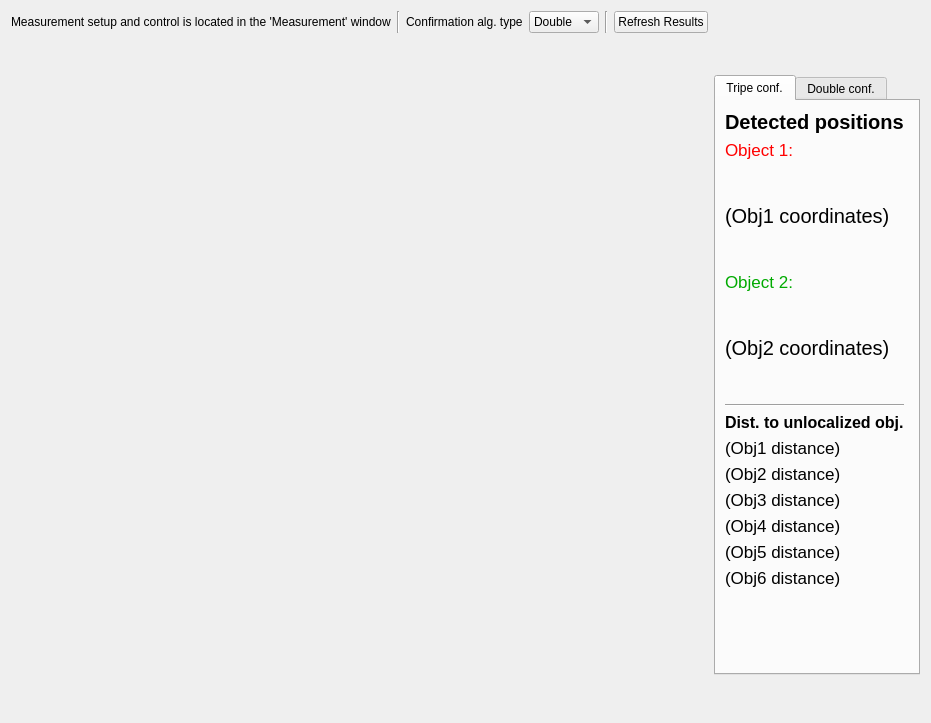
<?xml version="1.0" encoding="UTF-8"?>
<ui version="4.0">
 <class>Triangulation</class>
 <widget class="QWidget" name="Triangulation">
  <property name="geometry">
   <rect>
    <x>0</x>
    <y>0</y>
    <width>881</width>
    <height>723</height>
   </rect>
  </property>
  <property name="windowTitle">
   <string>Form</string>
  </property>
  <property name="windowIcon">
   <iconset resource="project_app.qrc">
    <normaloff>:/board/board.png</normaloff>:/board/board.png</iconset>
  </property>
  <layout class="QGridLayout" name="gridLayout">
   <item row="6" column="7">
    <widget class="QTabWidget" name="tw_results">
     <property name="sizePolicy">
      <sizepolicy hsizetype="Fixed" vsizetype="Fixed">
       <horstretch>0</horstretch>
       <verstretch>0</verstretch>
      </sizepolicy>
     </property>
     <widget class="QWidget" name="tab_5">
      <attribute name="title">
       <string>Tripe conf.</string>
      </attribute>
      <layout class="QGridLayout" name="gridLayout_3">
       <item row="0" column="0">
        <layout class="QGridLayout" name="gridLayout_6">
         <item row="5" column="0">
          <widget class="QLabel" name="lb_obj2title">
           <property name="font">
            <font>
             <pointsize>13</pointsize>
            </font>
           </property>
           <property name="styleSheet">
            <string notr="true">color: rgb(0, 170, 0);</string>
           </property>
           <property name="text">
            <string>Object 2:</string>
           </property>
          </widget>
         </item>
         <item row="4" column="1">
          <spacer name="verticalSpacer_7">
           <property name="orientation">
            <enum>Qt::Vertical</enum>
           </property>
           <property name="sizeType">
            <enum>QSizePolicy::Fixed</enum>
           </property>
           <property name="sizeHint" stdset="0">
            <size>
             <width>5</width>
             <height>100</height>
            </size>
           </property>
          </spacer>
         </item>
         <item row="6" column="1">
          <spacer name="verticalSpacer_8">
           <property name="orientation">
            <enum>Qt::Vertical</enum>
           </property>
           <property name="sizeType">
            <enum>QSizePolicy::Fixed</enum>
           </property>
           <property name="sizeHint" stdset="0">
            <size>
             <width>5</width>
             <height>100</height>
            </size>
           </property>
          </spacer>
         </item>
         <item row="8" column="0">
          <widget class="Line" name="line_3">
           <property name="orientation">
            <enum>Qt::Horizontal</enum>
           </property>
          </widget>
         </item>
         <item row="16" column="0">
          <widget class="QLabel" name="lb_obj4">
           <property name="font">
            <font>
             <pointsize>13</pointsize>
            </font>
           </property>
           <property name="text">
            <string>(Obj4 distance)</string>
           </property>
          </widget>
         </item>
         <item row="4" column="0">
          <widget class="QLabel" name="lb_obj1CF">
           <property name="font">
            <font>
             <pointsize>15</pointsize>
            </font>
           </property>
           <property name="text">
            <string>(Obj1 coordinates)</string>
           </property>
           <property name="wordWrap">
            <bool>true</bool>
           </property>
          </widget>
         </item>
         <item row="18" column="0">
          <widget class="QLabel" name="lb_obj6">
           <property name="font">
            <font>
             <pointsize>13</pointsize>
            </font>
           </property>
           <property name="text">
            <string>(Obj6 distance)</string>
           </property>
          </widget>
         </item>
         <item row="17" column="0">
          <widget class="QLabel" name="lb_obj5">
           <property name="font">
            <font>
             <pointsize>13</pointsize>
            </font>
           </property>
           <property name="text">
            <string>(Obj5 distance)</string>
           </property>
          </widget>
         </item>
         <item row="14" column="0">
          <widget class="QLabel" name="lb_obj2">
           <property name="font">
            <font>
             <pointsize>13</pointsize>
            </font>
           </property>
           <property name="text">
            <string>(Obj2 distance)</string>
           </property>
          </widget>
         </item>
         <item row="15" column="0">
          <widget class="QLabel" name="lb_obj3">
           <property name="font">
            <font>
             <pointsize>13</pointsize>
            </font>
           </property>
           <property name="text">
            <string>(Obj3 distance)</string>
           </property>
          </widget>
         </item>
         <item row="3" column="0">
          <widget class="QLabel" name="lb_obj1title">
           <property name="font">
            <font>
             <pointsize>13</pointsize>
            </font>
           </property>
           <property name="styleSheet">
            <string notr="true">color: rgb(255, 0, 0);</string>
           </property>
           <property name="text">
            <string>Object 1:</string>
           </property>
          </widget>
         </item>
         <item row="13" column="0">
          <widget class="QLabel" name="lb_obj1">
           <property name="font">
            <font>
             <pointsize>13</pointsize>
            </font>
           </property>
           <property name="text">
            <string>(Obj1 distance)</string>
           </property>
          </widget>
         </item>
         <item row="6" column="0">
          <widget class="QLabel" name="lb_obj2CF">
           <property name="font">
            <font>
             <pointsize>15</pointsize>
            </font>
           </property>
           <property name="text">
            <string>(Obj2 coordinates)</string>
           </property>
          </widget>
         </item>
         <item row="2" column="0">
          <widget class="QLabel" name="label_7">
           <property name="font">
            <font>
             <pointsize>15</pointsize>
             <weight>75</weight>
             <bold>true</bold>
            </font>
           </property>
           <property name="text">
            <string>Detected positions</string>
           </property>
          </widget>
         </item>
         <item row="10" column="0">
          <widget class="QLabel" name="label_10">
           <property name="font">
            <font>
             <pointsize>12</pointsize>
             <weight>75</weight>
             <bold>true</bold>
            </font>
           </property>
           <property name="text">
            <string>Dist. to unlocalized obj.</string>
           </property>
          </widget>
         </item>
        </layout>
       </item>
       <item row="1" column="0">
        <spacer name="verticalSpacer_3">
         <property name="orientation">
          <enum>Qt::Vertical</enum>
         </property>
         <property name="sizeHint" stdset="0">
          <size>
           <width>20</width>
           <height>40</height>
          </size>
         </property>
        </spacer>
       </item>
      </layout>
     </widget>
     <widget class="QWidget" name="tab_6">
      <attribute name="title">
       <string>Double conf.</string>
      </attribute>
      <layout class="QGridLayout" name="gridLayout_2">
       <item row="0" column="0">
        <layout class="QGridLayout" name="gridLayout_7">
         <item row="14" column="0">
          <widget class="QLabel" name="label_11">
           <property name="font">
            <font>
             <pointsize>12</pointsize>
             <weight>75</weight>
             <bold>true</bold>
            </font>
           </property>
           <property name="text">
            <string>Dist. to unlocalized obj.</string>
           </property>
          </widget>
         </item>
         <item row="2" column="0">
          <widget class="QLabel" name="label_8">
           <property name="font">
            <font>
             <pointsize>15</pointsize>
             <weight>75</weight>
             <bold>true</bold>
            </font>
           </property>
           <property name="text">
            <string>Detected positions</string>
           </property>
          </widget>
         </item>
         <item row="6" column="1">
          <spacer name="verticalSpacer_11">
           <property name="orientation">
            <enum>Qt::Vertical</enum>
           </property>
           <property name="sizeType">
            <enum>QSizePolicy::Fixed</enum>
           </property>
           <property name="sizeHint" stdset="0">
            <size>
             <width>5</width>
             <height>55</height>
            </size>
           </property>
          </spacer>
         </item>
         <item row="4" column="0">
          <widget class="QLabel" name="lb_obj1CF_2">
           <property name="font">
            <font>
             <pointsize>12</pointsize>
            </font>
           </property>
           <property name="text">
            <string>(Obj1 coordinates)</string>
           </property>
           <property name="wordWrap">
            <bool>true</bool>
           </property>
          </widget>
         </item>
         <item row="12" column="0">
          <widget class="Line" name="line_4">
           <property name="orientation">
            <enum>Qt::Horizontal</enum>
           </property>
          </widget>
         </item>
         <item row="7" column="0">
          <widget class="QLabel" name="lb_obj3title_2">
           <property name="font">
            <font>
             <pointsize>10</pointsize>
             <weight>75</weight>
             <bold>true</bold>
            </font>
           </property>
           <property name="styleSheet">
            <string notr="true">color: rgb(170, 85, 0);</string>
           </property>
           <property name="text">
            <string>Object 3:</string>
           </property>
          </widget>
         </item>
         <item row="4" column="1">
          <spacer name="verticalSpacer_10">
           <property name="orientation">
            <enum>Qt::Vertical</enum>
           </property>
           <property name="sizeType">
            <enum>QSizePolicy::Fixed</enum>
           </property>
           <property name="sizeHint" stdset="0">
            <size>
             <width>5</width>
             <height>55</height>
            </size>
           </property>
          </spacer>
         </item>
         <item row="3" column="0">
          <widget class="QLabel" name="lb_obj1title_2">
           <property name="font">
            <font>
             <pointsize>10</pointsize>
             <weight>75</weight>
             <bold>true</bold>
            </font>
           </property>
           <property name="styleSheet">
            <string notr="true">color: rgb(255, 0, 0);</string>
           </property>
           <property name="text">
            <string>Object 1:</string>
           </property>
          </widget>
         </item>
         <item row="10" column="0">
          <widget class="QLabel" name="lb_obj4CF_2">
           <property name="font">
            <font>
             <pointsize>12</pointsize>
            </font>
           </property>
           <property name="text">
            <string>(Obj4 coordinates)</string>
           </property>
          </widget>
         </item>
         <item row="6" column="0">
          <widget class="QLabel" name="lb_obj2CF_2">
           <property name="font">
            <font>
             <pointsize>12</pointsize>
            </font>
           </property>
           <property name="text">
            <string>(Obj2 coordinates)</string>
           </property>
          </widget>
         </item>
         <item row="21" column="0">
          <widget class="QLabel" name="lb_obj5_2">
           <property name="font">
            <font>
             <pointsize>13</pointsize>
            </font>
           </property>
           <property name="text">
            <string>(Obj5 distance)</string>
           </property>
          </widget>
         </item>
         <item row="22" column="0">
          <widget class="QLabel" name="lb_obj6_2">
           <property name="font">
            <font>
             <pointsize>13</pointsize>
            </font>
           </property>
           <property name="text">
            <string>(Obj6 distance)</string>
           </property>
          </widget>
         </item>
         <item row="19" column="0">
          <widget class="QLabel" name="lb_obj3_2">
           <property name="font">
            <font>
             <pointsize>13</pointsize>
            </font>
           </property>
           <property name="text">
            <string>(Obj3 distance)</string>
           </property>
          </widget>
         </item>
         <item row="8" column="0">
          <widget class="QLabel" name="lb_obj3CF_2">
           <property name="font">
            <font>
             <pointsize>12</pointsize>
            </font>
           </property>
           <property name="text">
            <string>(Obj3 coordinates)</string>
           </property>
          </widget>
         </item>
         <item row="17" column="0">
          <widget class="QLabel" name="lb_obj1_2">
           <property name="font">
            <font>
             <pointsize>13</pointsize>
            </font>
           </property>
           <property name="text">
            <string>(Obj1 distance)</string>
           </property>
          </widget>
         </item>
         <item row="20" column="0">
          <widget class="QLabel" name="lb_obj4_2">
           <property name="font">
            <font>
             <pointsize>13</pointsize>
            </font>
           </property>
           <property name="text">
            <string>(Obj4 distance)</string>
           </property>
          </widget>
         </item>
         <item row="5" column="0">
          <widget class="QLabel" name="lb_obj2title_2">
           <property name="font">
            <font>
             <pointsize>10</pointsize>
             <weight>75</weight>
             <bold>true</bold>
            </font>
           </property>
           <property name="styleSheet">
            <string notr="true">color: rgb(0, 170, 0);</string>
           </property>
           <property name="text">
            <string>Object 2:</string>
           </property>
          </widget>
         </item>
         <item row="9" column="0">
          <widget class="QLabel" name="lb_obj4title_2">
           <property name="font">
            <font>
             <pointsize>10</pointsize>
             <weight>75</weight>
             <bold>true</bold>
            </font>
           </property>
           <property name="styleSheet">
            <string notr="true">color: rgb(170, 85, 255);</string>
           </property>
           <property name="text">
            <string>Object 4:</string>
           </property>
          </widget>
         </item>
         <item row="18" column="0">
          <widget class="QLabel" name="lb_obj2_2">
           <property name="font">
            <font>
             <pointsize>13</pointsize>
            </font>
           </property>
           <property name="text">
            <string>(Obj2 distance)</string>
           </property>
          </widget>
         </item>
         <item row="10" column="1">
          <spacer name="verticalSpacer_2">
           <property name="orientation">
            <enum>Qt::Vertical</enum>
           </property>
           <property name="sizeType">
            <enum>QSizePolicy::Fixed</enum>
           </property>
           <property name="sizeHint" stdset="0">
            <size>
             <width>5</width>
             <height>55</height>
            </size>
           </property>
          </spacer>
         </item>
         <item row="8" column="1">
          <spacer name="verticalSpacer">
           <property name="orientation">
            <enum>Qt::Vertical</enum>
           </property>
           <property name="sizeType">
            <enum>QSizePolicy::Fixed</enum>
           </property>
           <property name="sizeHint" stdset="0">
            <size>
             <width>5</width>
             <height>55</height>
            </size>
           </property>
          </spacer>
         </item>
         <item row="23" column="0">
          <spacer name="verticalSpacer_4">
           <property name="orientation">
            <enum>Qt::Vertical</enum>
           </property>
           <property name="sizeHint" stdset="0">
            <size>
             <width>20</width>
             <height>10</height>
            </size>
           </property>
          </spacer>
         </item>
        </layout>
       </item>
      </layout>
     </widget>
    </widget>
   </item>
   <item row="1" column="0" colspan="2">
    <widget class="QLabel" name="label_3">
     <property name="text">
      <string>Measurement setup and control is located in the 'Measurement' window</string>
     </property>
    </widget>
   </item>
   <item row="1" column="7">
    <spacer name="horizontalSpacer_2">
     <property name="orientation">
      <enum>Qt::Horizontal</enum>
     </property>
     <property name="sizeType">
      <enum>QSizePolicy::Fixed</enum>
     </property>
     <property name="sizeHint" stdset="0">
      <size>
       <width>200</width>
       <height>20</height>
      </size>
     </property>
    </spacer>
   </item>
   <item row="1" column="4">
    <widget class="CustomControls::ComboBox" name="cbAlgChoice">
     <property name="sizePolicy">
      <sizepolicy hsizetype="Preferred" vsizetype="Fixed">
       <horstretch>0</horstretch>
       <verstretch>0</verstretch>
      </sizepolicy>
     </property>
     <property name="currentIndex">
      <number>1</number>
     </property>
     <item>
      <property name="text">
       <string>Triple</string>
      </property>
     </item>
     <item>
      <property name="text">
       <string>Double</string>
      </property>
     </item>
    </widget>
   </item>
   <item row="6" column="0" colspan="7">
    <widget class="QCustomPlot" name="ptTriang" native="true">
     <property name="sizePolicy">
      <sizepolicy hsizetype="Expanding" vsizetype="Expanding">
       <horstretch>0</horstretch>
       <verstretch>0</verstretch>
      </sizepolicy>
     </property>
     <property name="minimumSize">
      <size>
       <width>0</width>
       <height>200</height>
      </size>
     </property>
    </widget>
   </item>
   <item row="1" column="2">
    <widget class="Line" name="line_2">
     <property name="orientation">
      <enum>Qt::Vertical</enum>
     </property>
    </widget>
   </item>
   <item row="1" column="6">
    <widget class="CustomControls::PushButton" name="pbTriangulation_ReadTriData">
     <property name="sizePolicy">
      <sizepolicy hsizetype="Fixed" vsizetype="Fixed">
       <horstretch>0</horstretch>
       <verstretch>0</verstretch>
      </sizepolicy>
     </property>
     <property name="text">
      <string>Refresh Results</string>
     </property>
    </widget>
   </item>
   <item row="1" column="3">
    <widget class="QLabel" name="label_6">
     <property name="text">
      <string>Confirmation alg. type</string>
     </property>
    </widget>
   </item>
   <item row="1" column="5">
    <widget class="Line" name="line">
     <property name="orientation">
      <enum>Qt::Vertical</enum>
     </property>
    </widget>
   </item>
  </layout>
 </widget>
 <customwidgets>
  <customwidget>
   <class>CustomControls::PushButton</class>
   <extends>QPushButton</extends>
   <header>customcontrols.h</header>
  </customwidget>
  <customwidget>
   <class>CustomControls::ComboBox</class>
   <extends>QComboBox</extends>
   <header>customcontrols_combobox.h</header>
   <container>1</container>
  </customwidget>
  <customwidget>
   <class>QCustomPlot</class>
   <extends>QWidget</extends>
   <header>qcustomplot.h</header>
   <container>1</container>
  </customwidget>
 </customwidgets>
 <resources>
  <include location="project_app.qrc"/>
 </resources>
 <connections/>
</ui>
